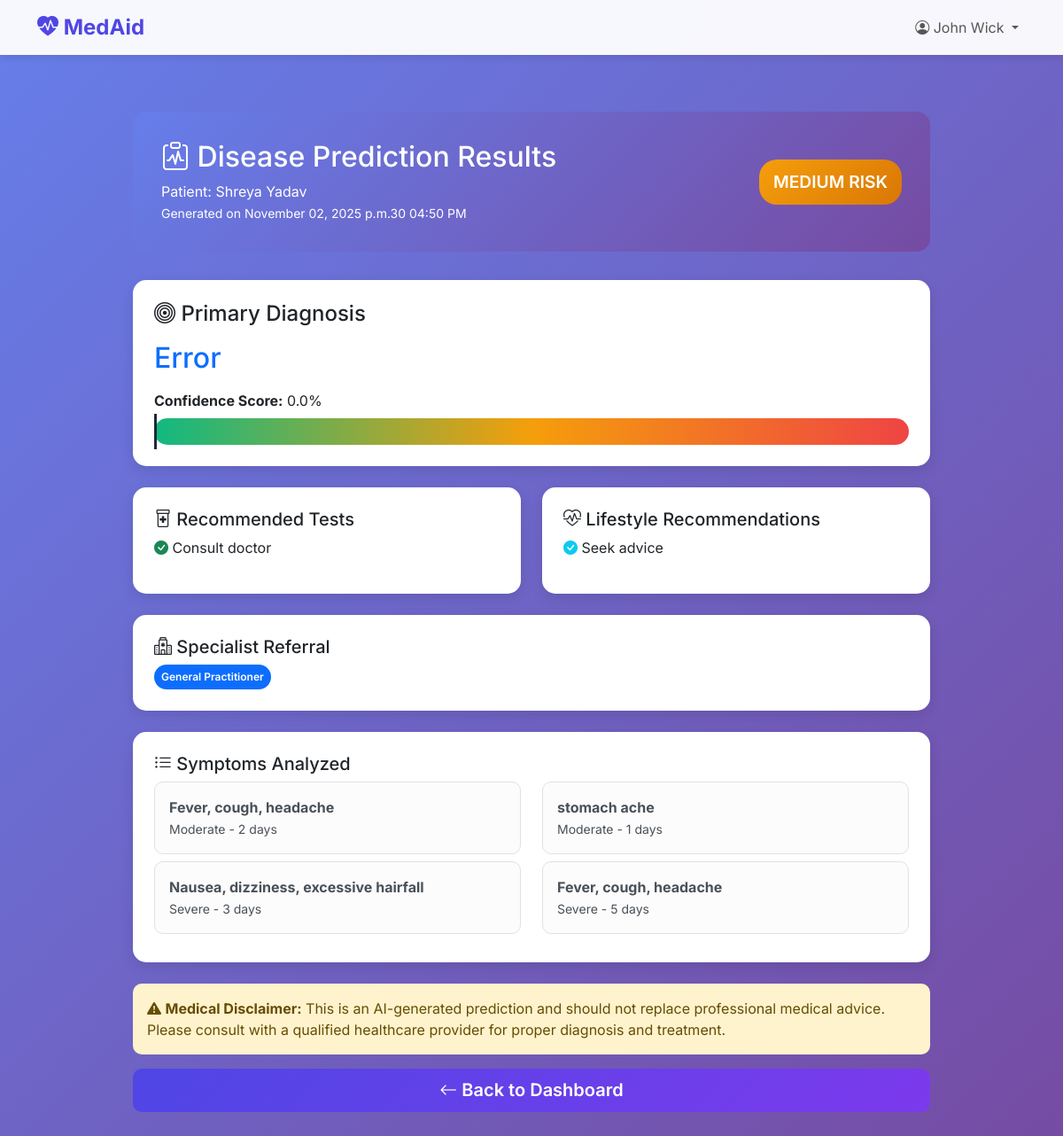
The page /patients/prediction/2/ (signed in) on the database its author committed.
### accounts/models.py (models this page shows, shortened)
class CustomUser(AbstractUser):
    USER_TYPE_CHOICES = (('admin', 'Admin'), ('patient', 'Patient'))
    user_type = models.CharField(max_length=10, choices=USER_TYPE_CHOICES)
    phone_number = models.CharField(max_length=15)
    age = models.IntegerField(null=True, blank=True)
    gender = models.CharField(max_length=10, default='other')
    date_of_birth = models.DateField(null=True, blank=True)

### patients/models.py (models this page shows, shortened)
class DiseasePrediction(models.Model):
    RISK_LEVEL_CHOICES = [
        ('low', 'Low'),
        ('medium', 'Medium'),
        ('high', 'High'),
        ('critical', 'Critical'),
    ]
    patient = models.ForeignKey(settings.AUTH_USER_MODEL, on_delete=models.CASCADE, related_name='predictions')
    predicted_disease = models.CharField(max_length=200)
    confidence_score = models.FloatField(help_text="Confidence percentage (0-100)")
    risk_level = models.CharField(max_length=20, choices=RISK_LEVEL_CHOICES)
    symptoms_analyzed = models.JSONField(help_text="List of symptoms used for prediction")
    recommendations = models.TextField()
    further_diagnostics = models.TextField()
    specialist_referral = models.CharField(max_length=200, blank=True)
    prediction_date = models.DateTimeField(auto_now_add=True)
    ai_response = models.TextField(help_text="Full AI response in JSON format")
    predicted_by = models.ForeignKey(settings.AUTH_USER_MODEL, on_delete=models.SET_NULL, null=True, related_name='predictions_made')
    class Meta:
        ordering = ['-prediction_date']
        verbose_name = 'Disease Prediction'
        verbose_name_plural = 'Disease Predictions'

### patients/views.py (the view)
# urls.py: path('prediction/<int:prediction_id>/', views.view_prediction, name='view_prediction'),
@login_required
def view_prediction(request, prediction_id):
    prediction = get_object_or_404(DiseasePrediction, id=prediction_id)
    if request.user.user_type == 'patient' and prediction.patient != request.user:
        messages.error(request, 'Access denied.')
        return redirect('patient_dashboard')
    try:
        import json
        ai_data = json.loads(prediction.ai_response)
    except:
        ai_data = {}
    return render(request, 'patients/view_prediction.html', {
        'prediction': prediction,
        'ai_data': ai_data,
    })

### templates/patients/view_prediction.html (shortened to what this page needs)
{% extends 'base.html' %}
{% block content %}
<div class="container">
    <div style="max-width: 900px; margin: 2rem auto;">
        <div class="prediction-header">
            <div class="d-flex justify-content-between align-items-center">
                <div>
                    <h2 class="mb-2">
                        <i class="bi bi-clipboard-pulse"></i> Disease Prediction Results
                    </h2>
                    <p class="mb-0">Patient: {{ prediction.patient.get_full_name }}</p>
                    <small>Generated on {{ prediction.prediction_date|date:"F d, Y at h:i A" }}</small>
                </div>
                <div class="text-end">
                    <span class="badge risk-badge-{{ prediction.risk_level }} p-3" style="font-size: 1.2rem;">
                        {{ prediction.get_risk_level_display|upper }} RISK
                    </span>
                </div>
            </div>
        </div>
        <div class="info-section">
            <h4 class="mb-3">
                <i class="bi bi-bullseye"></i> Primary Diagnosis
            </h4>
            <h2 class="text-primary">{{ prediction.predicted_disease }}</h2>
            <div class="mt-3">
                <label class="form-label"><strong>Confidence Score:</strong> {{ prediction.confidence_score }}%</label>
                <div class="confidence-bar">
                    <div class="confidence-marker" style="left: {{ prediction.confidence_score }}%;"></div>
                </div>
            </div>
        </div>
        <div class="row">
            <div class="col-md-6">
                <div class="info-section">
                    <h5><i class="bi bi-prescription2"></i> Recommended Tests</h5>
                    <ul class="list-unstyled">
                        {% for test in prediction.further_diagnostics.splitlines %}
                        <li class="mb-2">
                            <i class="bi bi-check-circle-fill text-success"></i> {{ test }}
                        </li>
                        {% endfor %}
                    </ul>
                </div>
            </div>
            <div class="col-md-6">
                <div class="info-section">
                    <h5><i class="bi bi-heart-pulse"></i> Lifestyle Recommendations</h5>
                    <ul class="list-unstyled">
                        {% for rec in prediction.recommendations.splitlines %}
                        <li class="mb-2">
                            <i class="bi bi-check-circle-fill text-info"></i> {{ rec }}
                        </li>
                        {% endfor %}
                    </ul>
                </div>
            </div>
        </div>
        {% if prediction.specialist_referral %}
        <div class="info-section">
            <h5><i class="bi bi-hospital"></i> Specialist Referral</h5>
            <p class="mb-0">
                <span class="badge bg-primary p-2">{{ prediction.specialist_referral }}</span>
            </p>
        </div>
        {% endif %}
        <div class="info-section">
            <h5><i class="bi bi-list-ul"></i> Symptoms Analyzed</h5>
            <div class="row">
                {% for symptom in prediction.symptoms_analyzed %}
                <div class="col-md-6 mb-2">
                    <div class="alert alert-light border mb-0">
                        <strong>{{ symptom.name }}</strong><br>
                        <small>{{ symptom.severity }} - {{ symptom.duration }} days</small>
                    </div>
                </div>
                {% endfor %}
            </div>
        </div>
        <div class="alert alert-warning">
            <i class="bi bi-exclamation-triangle-fill"></i>
            <strong>Medical Disclaimer:</strong> This is an AI-generated prediction and should not replace professional medical advice. Please consult with a qualified healthcare provider for proper diagnosis and treatment.
        </div>
        <div class="d-grid gap-2">
            {% if user.user_type == 'admin' %}
            <a href="{% url 'admin_dashboard' %}" class="btn btn-primary btn-lg">
                <i class="bi bi-arrow-left"></i> Back to Dashboard
            </a>
            {% else %}
            <a href="{% url 'patient_dashboard' %}" class="btn btn-primary btn-lg">
                <i class="bi bi-arrow-left"></i> Back to Dashboard
            </a>
            {% endif %}
        </div>
    </div>
</div>
{% endblock %}

### templates/base.html (shortened to what this page needs)
<!DOCTYPE html>
<html lang="en">
<head>
    <link href="https://cdn.jsdelivr.net/npm/bootstrap@5.3.2/dist/css/bootstrap.min.css" rel="stylesheet">
    <link rel="stylesheet" href="https://cdn.jsdelivr.net/npm/bootstrap-icons@1.11.1/font/bootstrap-icons.css">
</head>
<body>
    <nav class="navbar navbar-expand-lg navbar-light">
        <div class="container">
            <a class="navbar-brand" href="{% url 'landing' %}">
                <i class="bi bi-heart-pulse-fill"></i> MedAid
            </a>
            <div class="collapse navbar-collapse" id="navbarNav">
                <ul class="navbar-nav ms-auto">
                    {% if user.is_authenticated %}
                        <li class="nav-item dropdown">
                            <a class="nav-link dropdown-toggle" href="#" role="button" data-bs-toggle="dropdown">
                                <i class="bi bi-person-circle"></i> {{ user.get_full_name|default:user.username }}
                            </a>
                        </li>
                    {% else %}
                        <li class="nav-item">
                            <a class="nav-link" href="{% url 'login' %}">
                                <i class="bi bi-box-arrow-in-right"></i> Login
                            </a>
                        </li>
                    {% endif %}
                </ul>
            </div>
        </div>
    </nav>
    <main class="main-content">
        {% block content %}{% endblock %}
    </main>
</body>
</html>

### templates/base.html (style rules this page uses)
* { margin: 0; padding: 0; box-sizing: border-box; }
body { font-family: 'Inter', sans-serif; background: linear-gradient(135deg, #667eea 0%, #764ba2 100%); min-height: 100vh; }
.navbar { background: rgba(255, 255, 255, 0.95) !important; backdrop-filter: blur(10px); box-shadow: 0 2px 10px rgba(0, 0, 0, 0.1); }
.navbar-brand { font-weight: 700; font-size: 1.5rem; color: #4f46e5 !important; }
.main-content { min-height: calc(100vh - 70px); padding: 2rem 0; }
.btn-primary { background: linear-gradient(135deg, #4f46e5, #7c3aed); border: none; border-radius: 10px; padding: 0.6rem 1.5rem; font-weight: 600; transition: all 0.3s ease; }
.alert { border-radius: 10px; border: none; }
.badge { padding: 0.5rem 1rem; border-radius: 20px; font-weight: 600; }

### templates/patients/view_prediction.html (style rules this page uses)
.prediction-header { background: linear-gradient(135deg, #667eea 0%, #764ba2 100%); color: white; padding: 2rem; border-radius: 15px; margin-bottom: 2rem; }
.risk-badge-medium { background: linear-gradient(135deg, #f59e0b, #d97706); }
.info-section { background: white; padding: 1.5rem; border-radius: 15px; margin-bottom: 1.5rem; box-shadow: 0 5px 15px rgba(0,0,0,0.1); }
.confidence-bar { height: 30px; background: linear-gradient(90deg, #10b981 0%, #f59e0b 50%, #ef4444 100%); border-radius: 15px; position: relative; }
.confidence-marker { position: absolute; top: -5px; width: 3px; height: 40px; background: #1f2937; }

### rows shown on the page
CustomUser: get_full_name "John Wick"
DiseasePrediction: patient.get_full_name "Shreya Yadav", prediction_date "November 02, 2025 p.m.30 04:50 PM", risk_level "MEDIUM", predicted_disease "Error", confidence_score "0.0", splitlines "Consult doctor", splitlines "Seek advice", specialist_referral "General Practitioner"

### other values the page prints
{{ symptom.name }} "Fever, cough, headache" "stomach ache" "Nausea, dizziness, excessive hairfall" "Fever, cough, headache"
{{ symptom.severity }} "Moderate" "Moderate" "Severe" "Severe"
{{ symptom.duration }} "2" "1" "3" "5"
